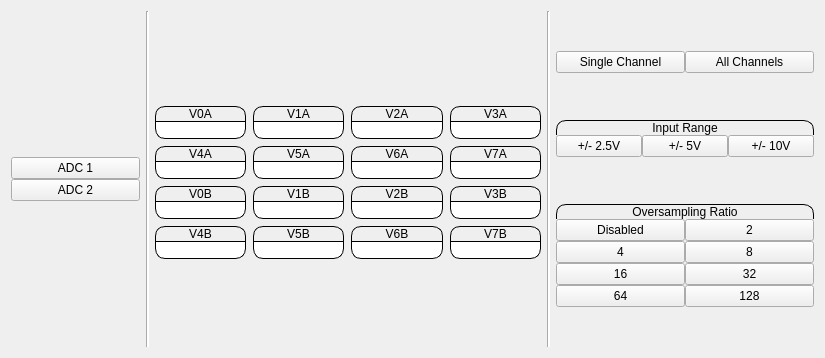
      <widget class="QWidget" name="adc_page">
       <layout class="QVBoxLayout" name="verticalLayout_2">
        <item>
         <layout class="QHBoxLayout" name="horizontalLayout_9" stretch="1,0,3,0,2">
          <property name="leftMargin">
           <number>0</number>
          </property>
          <property name="topMargin">
           <number>0</number>
          </property>
          <property name="rightMargin">
           <number>0</number>
          </property>
          <property name="bottomMargin">
           <number>0</number>
          </property>
          <item>
           <widget class="QFrame" name="adc_layout">
            <property name="styleSheet">
             <string notr="true">QPushButton[objectName^=&quot;btn_adc1&quot;] {
	border-top-left-radius: 15px;
	border-top-right-radius: 15px;
	border:1px solid black;
	padding:20px 40px;
}

QPushButton[objectName^=&quot;btn_adc2&quot;] {
	border-bottom-right-radius: 15px;
	border-bottom-left-radius: 15px;
	border-left:1px solid black;
	border-right:1px solid black;
	border-bottom:1px solid black;
	padding:20px 40px;
}</string>
            </property>
            <layout class="QVBoxLayout" name="verticalLayout_6">
             <property name="spacing">
              <number>0</number>
             </property>
             <property name="leftMargin">
              <number>0</number>
             </property>
             <property name="topMargin">
              <number>0</number>
             </property>
             <property name="rightMargin">
              <number>0</number>
             </property>
             <property name="bottomMargin">
              <number>0</number>
             </property>
             <item>
              <spacer name="verticalSpacer_4">
               <property name="orientation">
                <enum>Qt::Vertical</enum>
               </property>
               <property name="sizeHint" stdset="0">
                <size>
                 <width>20</width>
                 <height>40</height>
                </size>
               </property>
              </spacer>
             </item>
             <item>
              <widget class="QPushButton" name="btn_adc1">
               <property name="styleSheet">
                <string notr="true"/>
               </property>
               <property name="text">
                <string>ADC 1</string>
               </property>
              </widget>
             </item>
             <item>
              <widget class="QPushButton" name="btn_adc2">
               <property name="styleSheet">
                <string notr="true"/>
               </property>
               <property name="text">
                <string>ADC 2</string>
               </property>
              </widget>
             </item>
             <item>
              <spacer name="verticalSpacer_5">
               <property name="orientation">
                <enum>Qt::Vertical</enum>
               </property>
               <property name="sizeHint" stdset="0">
                <size>
                 <width>20</width>
                 <height>40</height>
                </size>
               </property>
              </spacer>
             </item>
            </layout>
           </widget>
          </item>
          <item>
           <widget class="Line" name="line">
            <property name="styleSheet">
             <string notr="true">background-color: rgb(255, 255, 255);</string>
            </property>
            <property name="orientation">
             <enum>Qt::Vertical</enum>
            </property>
           </widget>
          </item>
          <item>
           <widget class="QFrame" name="adc_channels_layout">
            <property name="styleSheet">
             <string notr="true">QPushButton {
	margin-top:7px;
	border:1px solid black;
	border-top-left-radius: 10px;
	border-top-right-radius: 10px;
}

QLineEdit {
	border-radius:10px;
	border-top-left-radius: 0px;
	border-top-right-radius: 0px;
	border-left:1px solid black;
	border-right:1px solid black;
	border-bottom:1px solid black;
}</string>
            </property>
            <layout class="QGridLayout" name="gridLayout">
             <property name="leftMargin">
              <number>0</number>
             </property>
             <property name="topMargin">
              <number>0</number>
             </property>
             <property name="rightMargin">
              <number>0</number>
             </property>
             <property name="bottomMargin">
              <number>0</number>
             </property>
             <property name="horizontalSpacing">
              <number>7</number>
             </property>
             <property name="verticalSpacing">
              <number>0</number>
             </property>
             <item row="0" column="1">
              <spacer name="verticalSpacer_11">
               <property name="orientation">
                <enum>Qt::Vertical</enum>
               </property>
               <property name="sizeHint" stdset="0">
                <size>
                 <width>20</width>
                 <height>40</height>
                </size>
               </property>
              </spacer>
             </item>
             <item row="3" column="0">
              <widget class="QPushButton" name="btn_V4A">
               <property name="text">
                <string>V4A</string>
               </property>
              </widget>
             </item>
             <item row="2" column="3">
              <widget class="QLineEdit" name="txt_V3A">
               <property name="alignment">
                <set>Qt::AlignCenter</set>
               </property>
               <property name="readOnly">
                <bool>true</bool>
               </property>
              </widget>
             </item>
             <item row="4" column="0">
              <widget class="QLineEdit" name="txt_V4A">
               <property name="alignment">
                <set>Qt::AlignCenter</set>
               </property>
               <property name="readOnly">
                <bool>true</bool>
               </property>
              </widget>
             </item>
             <item row="1" column="0">
              <widget class="QPushButton" name="btn_V0A">
               <property name="styleSheet">
                <string notr="true"/>
               </property>
               <property name="text">
                <string>V0A</string>
               </property>
              </widget>
             </item>
             <item row="1" column="3">
              <widget class="QPushButton" name="btn_V3A">
               <property name="text">
                <string>V3A</string>
               </property>
              </widget>
             </item>
             <item row="2" column="2">
              <widget class="QLineEdit" name="txt_V2A">
               <property name="alignment">
                <set>Qt::AlignCenter</set>
               </property>
               <property name="readOnly">
                <bool>true</bool>
               </property>
              </widget>
             </item>
             <item row="2" column="0">
              <widget class="QLineEdit" name="txt_V0A">
               <property name="alignment">
                <set>Qt::AlignCenter</set>
               </property>
               <property name="readOnly">
                <bool>true</bool>
               </property>
              </widget>
             </item>
             <item row="6" column="0">
              <widget class="QLineEdit" name="txt_V0B">
               <property name="alignment">
                <set>Qt::AlignCenter</set>
               </property>
               <property name="readOnly">
                <bool>true</bool>
               </property>
              </widget>
             </item>
             <item row="6" column="1">
              <widget class="QLineEdit" name="txt_V1B">
               <property name="alignment">
                <set>Qt::AlignCenter</set>
               </property>
               <property name="readOnly">
                <bool>true</bool>
               </property>
              </widget>
             </item>
             <item row="5" column="1">
              <widget class="QPushButton" name="btn_V1B">
               <property name="text">
                <string>V1B</string>
               </property>
              </widget>
             </item>
             <item row="5" column="3">
              <widget class="QPushButton" name="btn_V3B">
               <property name="text">
                <string>V3B</string>
               </property>
              </widget>
             </item>
             <item row="6" column="3">
              <widget class="QLineEdit" name="txt_V3B">
               <property name="alignment">
                <set>Qt::AlignCenter</set>
               </property>
               <property name="readOnly">
                <bool>true</bool>
               </property>
              </widget>
             </item>
             <item row="1" column="1">
              <widget class="QPushButton" name="btn_V1A">
               <property name="text">
                <string>V1A</string>
               </property>
              </widget>
             </item>
             <item row="1" column="2">
              <widget class="QPushButton" name="btn_V2A">
               <property name="text">
                <string>V2A</string>
               </property>
              </widget>
             </item>
             <item row="5" column="2">
              <widget class="QPushButton" name="btn_V2B">
               <property name="text">
                <string>V2B</string>
               </property>
              </widget>
             </item>
             <item row="6" column="2">
              <widget class="QLineEdit" name="txt_V2B">
               <property name="alignment">
                <set>Qt::AlignCenter</set>
               </property>
               <property name="readOnly">
                <bool>true</bool>
               </property>
              </widget>
             </item>
             <item row="5" column="0">
              <widget class="QPushButton" name="btn_V0B">
               <property name="text">
                <string>V0B</string>
               </property>
              </widget>
             </item>
             <item row="4" column="2">
              <widget class="QLineEdit" name="txt_V6A">
               <property name="alignment">
                <set>Qt::AlignCenter</set>
               </property>
               <property name="readOnly">
                <bool>true</bool>
               </property>
              </widget>
             </item>
             <item row="3" column="3">
              <widget class="QPushButton" name="btn_V7A">
               <property name="text">
                <string>V7A</string>
               </property>
              </widget>
             </item>
             <item row="3" column="1">
              <widget class="QPushButton" name="btn_V5A">
               <property name="text">
                <string>V5A</string>
               </property>
              </widget>
             </item>
             <item row="4" column="3">
              <widget class="QLineEdit" name="txt_V7A">
               <property name="alignment">
                <set>Qt::AlignCenter</set>
               </property>
               <property name="readOnly">
                <bool>true</bool>
               </property>
              </widget>
             </item>
             <item row="3" column="2">
              <widget class="QPushButton" name="btn_V6A">
               <property name="text">
                <string>V6A</string>
               </property>
              </widget>
             </item>
             <item row="8" column="0">
              <widget class="QLineEdit" name="txt_V4B">
               <property name="alignment">
                <set>Qt::AlignCenter</set>
               </property>
               <property name="readOnly">
                <bool>true</bool>
               </property>
              </widget>
             </item>
             <item row="4" column="1">
              <widget class="QLineEdit" name="txt_V5A">
               <property name="alignment">
                <set>Qt::AlignCenter</set>
               </property>
               <property name="readOnly">
                <bool>true</bool>
               </property>
              </widget>
             </item>
             <item row="2" column="1">
              <widget class="QLineEdit" name="txt_V1A">
               <property name="alignment">
                <set>Qt::AlignCenter</set>
               </property>
               <property name="readOnly">
                <bool>true</bool>
               </property>
              </widget>
             </item>
             <item row="7" column="0">
              <widget class="QPushButton" name="btn_V4B">
               <property name="text">
                <string>V4B</string>
               </property>
              </widget>
             </item>
             <item row="8" column="1">
              <widget class="QLineEdit" name="txt_V5B">
               <property name="alignment">
                <set>Qt::AlignCenter</set>
               </property>
               <property name="readOnly">
                <bool>true</bool>
               </property>
              </widget>
             </item>
             <item row="8" column="2">
              <widget class="QLineEdit" name="txt_V6B">
               <property name="alignment">
                <set>Qt::AlignCenter</set>
               </property>
               <property name="readOnly">
                <bool>true</bool>
               </property>
              </widget>
             </item>
             <item row="7" column="2">
              <widget class="QPushButton" name="btn_V6B">
               <property name="text">
                <string>V6B</string>
               </property>
              </widget>
             </item>
             <item row="7" column="3">
              <widget class="QPushButton" name="btn_V7B">
               <property name="text">
                <string>V7B</string>
               </property>
              </widget>
             </item>
             <item row="8" column="3">
              <widget class="QLineEdit" name="txt_V7B">
               <property name="alignment">
                <set>Qt::AlignCenter</set>
               </property>
               <property name="readOnly">
                <bool>true</bool>
               </property>
              </widget>
             </item>
             <item row="7" column="1">
              <widget class="QPushButton" name="btn_V5B">
               <property name="text">
                <string>V5B</string>
               </property>
              </widget>
             </item>
             <item row="9" column="1">
              <spacer name="verticalSpacer_12">
               <property name="orientation">
                <enum>Qt::Vertical</enum>
               </property>
               <property name="sizeHint" stdset="0">
                <size>
                 <width>20</width>
                 <height>40</height>
                </size>
               </property>
              </spacer>
             </item>
            </layout>
           </widget>
          </item>
          <item>
           <widget class="Line" name="line_2">
            <property name="styleSheet">
             <string notr="true">background-color: rgb(255, 255, 255);</string>
            </property>
            <property name="orientation">
             <enum>Qt::Vertical</enum>
            </property>
           </widget>
          </item>
          <item>
           <layout class="QVBoxLayout" name="verticalLayout_4">
            <property name="spacing">
             <number>7</number>
            </property>
            <property name="topMargin">
             <number>0</number>
            </property>
            <property name="rightMargin">
             <number>0</number>
            </property>
            <property name="bottomMargin">
             <number>0</number>
            </property>
            <item>
             <spacer name="verticalSpacer">
              <property name="orientation">
               <enum>Qt::Vertical</enum>
              </property>
              <property name="sizeHint" stdset="0">
               <size>
                <width>20</width>
                <height>40</height>
               </size>
              </property>
             </spacer>
            </item>
            <item>
             <widget class="QFrame" name="channel_mode_layout">
              <property name="styleSheet">
               <string notr="true">QPushButton[objectName^=&quot;btn_adc_single_channel&quot;] {
	border-bottom-left-radius: 15px;
	border-top-left-radius: 15px;
	border-top:1px solid black;
	border-bottom:1px solid black;
	border-left:1px solid black;
}


QPushButton[objectName^=&quot;btn_adc_all_channels&quot;] {
	border-bottom-right-radius: 15px;
	border-top-right-radius: 15px;
	border:1px solid black;
	border-bottom:1px solid black;
}
</string>
              </property>
              <layout class="QHBoxLayout" name="horizontalLayout_11" stretch="1,1">
               <property name="spacing">
                <number>0</number>
               </property>
               <property name="leftMargin">
                <number>0</number>
               </property>
               <property name="topMargin">
                <number>0</number>
               </property>
               <property name="rightMargin">
                <number>0</number>
               </property>
               <property name="bottomMargin">
                <number>0</number>
               </property>
               <item>
                <widget class="QPushButton" name="btn_adc_single_channel">
                 <property name="text">
                  <string>Single Channel</string>
                 </property>
                </widget>
               </item>
               <item>
                <widget class="QPushButton" name="btn_adc_all_channels">
                 <property name="text">
                  <string>All Channels</string>
                 </property>
                </widget>
               </item>
              </layout>
             </widget>
            </item>
            <item>
             <spacer name="verticalSpacer_2">
              <property name="orientation">
               <enum>Qt::Vertical</enum>
              </property>
              <property name="sizeHint" stdset="0">
               <size>
                <width>20</width>
                <height>40</height>
               </size>
              </property>
             </spacer>
            </item>
            <item>
             <layout class="QVBoxLayout" name="single_channel_input_range_layout">
              <property name="spacing">
               <number>0</number>
              </property>
              <property name="topMargin">
               <number>0</number>
              </property>
              <property name="bottomMargin">
               <number>0</number>
              </property>
              <item>
               <widget class="QLabel" name="lbl_single_channel_input_range_header">
                <property name="styleSheet">
                 <string notr="true">QLabel {
	border-top:1px solid black;
	border-left:1px solid black;
	border-right:1px solid black;
	border-top-left-radius: 10px;
	border-top-right-radius: 10px;
}
</string>
                </property>
                <property name="text">
                 <string>Input Range</string>
                </property>
                <property name="alignment">
                 <set>Qt::AlignCenter</set>
                </property>
               </widget>
              </item>
              <item>
               <widget class="QFrame" name="channel_input_range_layout">
                <property name="styleSheet">
                 <string notr="true">QPushButton[objectName^=&quot;btn_input_range_2v5&quot;] {
border-bottom-left-radius: 15px;
border:1px solid black;
border-bottom:1px solid black;
}

QPushButton[objectName^=&quot;btn_input_range_5&quot;] {
border-top:1px solid black;
border-bottom:1px solid black;
}

QPushButton[objectName^=&quot;btn_input_range_10&quot;] {
border-bottom-right-radius: 15px;
border:1px solid black;
border-bottom:1px solid black;
}</string>
                </property>
                <layout class="QHBoxLayout" name="horizontalLayout_10">
                 <property name="spacing">
                  <number>0</number>
                 </property>
                 <property name="leftMargin">
                  <number>0</number>
                 </property>
                 <property name="topMargin">
                  <number>0</number>
                 </property>
                 <property name="rightMargin">
                  <number>0</number>
                 </property>
                 <property name="bottomMargin">
                  <number>0</number>
                 </property>
                 <item>
                  <widget class="QPushButton" name="btn_input_range_2v5">
                   <property name="styleSheet">
                    <string notr="true"/>
                   </property>
                   <property name="text">
                    <string>+/- 2.5V</string>
                   </property>
                  </widget>
                 </item>
                 <item>
                  <widget class="QPushButton" name="btn_input_range_5">
                   <property name="styleSheet">
                    <string notr="true"/>
                   </property>
                   <property name="text">
                    <string>+/- 5V</string>
                   </property>
                  </widget>
                 </item>
                 <item>
                  <widget class="QPushButton" name="btn_input_range_10">
                   <property name="styleSheet">
                    <string notr="true"/>
                   </property>
                   <property name="text">
                    <string>+/- 10V</string>
                   </property>
                  </widget>
                 </item>
                </layout>
               </widget>
              </item>
             </layout>
            </item>
            <item>
             <spacer name="verticalSpacer_6">
              <property name="orientation">
               <enum>Qt::Vertical</enum>
              </property>
              <property name="sizeHint" stdset="0">
               <size>
                <width>20</width>
                <height>40</height>
               </size>
              </property>
             </spacer>
            </item>
            <item>
             <widget class="QFrame" name="over_sampling_ratio_layout">
              <property name="styleSheet">
               <string notr="true">QPushButton[objectName^=&quot;btn_os_disabled&quot;] {
	border-top:1px solid black;
	border-left:1px solid black;
	border-right:1px solid black;
}

QPushButton[objectName^=&quot;btn_os_4&quot;] {
	border-top:1px solid black;
	border-left:1px solid black;
	border-right:1px solid black;
}

QPushButton[objectName^=&quot;btn_os_16&quot;] {
	border-top:1px solid black;
	border-left:1px solid black;
	border-right:1px solid black;
}

QPushButton[objectName^=&quot;btn_os_64&quot;] {
	border-bottom-left-radius:15px;
	border-top:1px solid black;
	border-left:1px solid black;
	border-right:1px solid black;
	border-bottom:1px solid black;
}

QPushButton[objectName^=&quot;btn_os_2&quot;] {
	border-top:1px solid black;
	border-right:1px solid black;
}

QPushButton[objectName^=&quot;btn_os_8&quot;] {
	border-top:1px solid black;
	border-right:1px solid black;
}

QPushButton[objectName^=&quot;btn_os_32&quot;] {
	border-top:1px solid black;
	border-right:1px solid black;
}

QPushButton[objectName^=&quot;btn_os_128&quot;] {
	border-bottom-right-radius:15px;
	border-top:1px solid black;
	border-right:1px solid black;
	border-bottom:1px solid black;
}</string>
              </property>
              <layout class="QVBoxLayout" name="oversampling_ratio_layout">
               <property name="spacing">
                <number>0</number>
               </property>
               <property name="leftMargin">
                <number>0</number>
               </property>
               <property name="topMargin">
                <number>0</number>
               </property>
               <property name="rightMargin">
                <number>0</number>
               </property>
               <property name="bottomMargin">
                <number>0</number>
               </property>
               <item>
                <widget class="QLabel" name="label">
                 <property name="styleSheet">
                  <string notr="true">QLabel {
	border-top:1px solid black;
	border-left:1px solid black;
	border-right:1px solid black;
	border-top-left-radius: 10px;
	border-top-right-radius: 10px;
}
</string>
                 </property>
                 <property name="text">
                  <string>Oversampling Ratio</string>
                 </property>
                 <property name="alignment">
                  <set>Qt::AlignCenter</set>
                 </property>
                </widget>
               </item>
               <item>
                <layout class="QGridLayout" name="gridLayout_3">
                 <property name="topMargin">
                  <number>0</number>
                 </property>
                 <property name="spacing">
                  <number>0</number>
                 </property>
                 <item row="0" column="1">
                  <widget class="QPushButton" name="btn_os_2">
                   <property name="text">
                    <string>2</string>
                   </property>
                  </widget>
                 </item>
                 <item row="0" column="0">
                  <widget class="QPushButton" name="btn_os_disabled">
                   <property name="text">
                    <string>Disabled</string>
                   </property>
                  </widget>
                 </item>
                 <item row="1" column="0">
                  <widget class="QPushButton" name="btn_os_4">
                   <property name="text">
                    <string>4</string>
                   </property>
                  </widget>
                 </item>
                 <item row="1" column="1">
                  <widget class="QPushButton" name="btn_os_8">
                   <property name="text">
                    <string>8</string>
                   </property>
                  </widget>
                 </item>
                 <item row="2" column="0">
                  <widget class="QPushButton" name="btn_os_16">
                   <property name="text">
                    <string>16</string>
                   </property>
                  </widget>
                 </item>
                 <item row="3" column="0">
                  <widget class="QPushButton" name="btn_os_64">
                   <property name="text">
                    <string>64</string>
                   </property>
                  </widget>
                 </item>
                 <item row="2" column="1">
                  <widget class="QPushButton" name="btn_os_32">
                   <property name="text">
                    <string>32</string>
                   </property>
                  </widget>
                 </item>
                 <item row="3" column="1">
                  <widget class="QPushButton" name="btn_os_128">
                   <property name="text">
                    <string>128</string>
                   </property>
                  </widget>
                 </item>
                </layout>
               </item>
              </layout>
             </widget>
            </item>
            <item>
             <spacer name="verticalSpacer_3">
              <property name="orientation">
               <enum>Qt::Vertical</enum>
              </property>
              <property name="sizeHint" stdset="0">
               <size>
                <width>20</width>
                <height>40</height>
               </size>
              </property>
             </spacer>
            </item>
           </layout>
          </item>
         </layout>
        </item>
       </layout>
      </widget>
